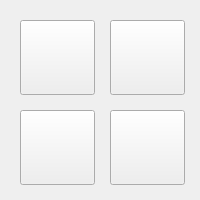
<?xml version="1.0" encoding="UTF-8"?>
<ui version="4.0">
 <class>AppsWindow</class>
 <widget class="QMainWindow" name="AppsWindow">
  <property name="geometry">
   <rect>
    <x>0</x>
    <y>0</y>
    <width>200</width>
    <height>200</height>
   </rect>
  </property>
  <property name="windowTitle">
   <string>Applications</string>
  </property>
  <property name="styleSheet">
   <string notr="true">background-image: url(:/Images/appsBck.jpg) 0 0 0 0 stretch stretch;</string>
  </property>
  <widget class="QWidget" name="centralwidget">
   <widget class="QPushButton" name="calc">
    <property name="geometry">
     <rect>
      <x>20</x>
      <y>20</y>
      <width>75</width>
      <height>75</height>
     </rect>
    </property>
    <property name="styleSheet">
     <string notr="true">image: url(:/Images/calculator.png);</string>
    </property>
    <property name="text">
     <string/>
    </property>
   </widget>
   <widget class="QPushButton" name="cam">
    <property name="geometry">
     <rect>
      <x>110</x>
      <y>20</y>
      <width>75</width>
      <height>75</height>
     </rect>
    </property>
    <property name="styleSheet">
     <string notr="true">image: url(:/Images/camIcon.png);
border-color: rgb(170, 85, 0);</string>
    </property>
    <property name="text">
     <string/>
    </property>
   </widget>
   <widget class="QPushButton" name="notepad">
    <property name="geometry">
     <rect>
      <x>110</x>
      <y>110</y>
      <width>75</width>
      <height>75</height>
     </rect>
    </property>
    <property name="styleSheet">
     <string notr="true">image: url(:/Images/notepad.ico);</string>
    </property>
    <property name="text">
     <string/>
    </property>
   </widget>
   <widget class="QPushButton" name="paint">
    <property name="geometry">
     <rect>
      <x>20</x>
      <y>110</y>
      <width>75</width>
      <height>75</height>
     </rect>
    </property>
    <property name="styleSheet">
     <string notr="true">image: url(:/Images/paintIcon.png);</string>
    </property>
    <property name="text">
     <string/>
    </property>
   </widget>
  </widget>
 </widget>
 <resources/>
 <connections/>
</ui>
